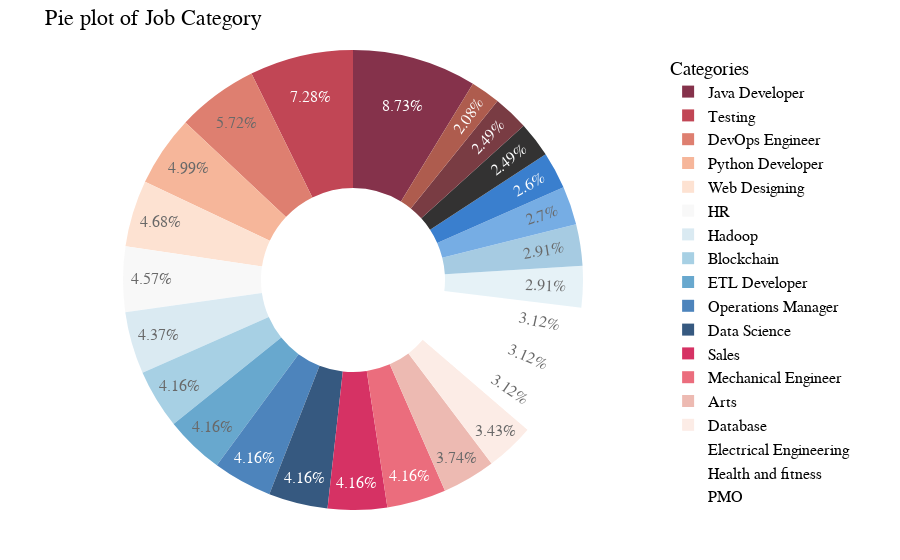

Notebook code cell kept with this figure:
### Markdown cell above
#### <b>#Pie plot of Job Category</b>
~~~
fig = px.pie(plot_data, values='Count', names='Category',
             title='Pie plot of Job Category',
             color_discrete_sequence=px.colors.sequential.RdBu,
             hole=0.4,
             labels={'Category': 'Categories', 'Count': 'Count'},
             opacity=0.8,
             )
~~~
- Creates a pie chart using Plotly Express (px). The plot_data DataFrame serves as the data source for the pie chart. It specifies that the 'Count' column contains the values to be used for the size of the pie slices, and the 'Category' column contains the names for each slice.

### Code cell
fig = px.pie(plot_data, values='Count', names='Category',
             title='Pie plot of Job Category',
             color_discrete_sequence=px.colors.sequential.RdBu,
             hole=0.4,
             labels={'Category': 'Categories', 'Count': 'Count'},
             opacity=0.8,
             )

# Customize the layout
fig.update_layout(
    legend_title='Categories',
    font=dict(family='Times New Roman', size=16, color='black'),
    plot_bgcolor='white',
    margin=dict(t=50, b=50, l=50, r=50)
)

fig.show()

### Figure 1 — Plotly figure (JSON) as saved in the notebook; plotly's stock layout.template omitted (floating-point values rounded to 4 significant figures)
{"data": [{"domain": {"x": [0, 1], "y": [0, 1]}, "hole": 0.4, "hovertemplate": "Categories=%{label}<br>Count=%{value}<extra></extra>", "labels": ["Java Developer", "Testing", "DevOps Engineer", "Python Developer", "Web Designing", "HR", "Hadoop", "Blockchain", "ETL Developer", "Operations Manager", "Data Science", "Sales", "Mechanical Engineer", "Arts", "Database", "Electrical Engineering", "Health and fitness", "PMO", "Business Analyst", "DotNet Developer", "Automation Testing", "Network Security Engineer", "SAP Developer", "Civil Engineer", "Advocate"], "legendgroup": "", "name": "", "opacity": 0.8, "showlegend": true, "type": "pie", "values": [84, 70, 55, 48, 45, 44, 42, 40, 40, 40, 40, 40, 40, 36, 33, 30, 30, 30, 28, 28, 26, 25, 24, 24, 20]}], "layout": {"font": {"color": "black", "family": "Times New Roman", "size": 16}, "legend": {"title": {"text": "Categories"}, "tracegroupgap": 0}, "margin": {"b": 50, "l": 50, "r": 50, "t": 50}, "piecolorway": ["rgb(103,0,31)", "rgb(178,24,43)", "rgb(214,96,77)", "rgb(244,165,130)", "rgb(253,219,199)", "rgb(247,247,247)", "rgb(209,229,240)", "rgb(146,197,222)", "rgb(67,147,195)", "rgb(33,102,172)", "rgb(5,48,97)"], "plot_bgcolor": "white", "title": {"text": "Pie plot of Job Category"}}}
